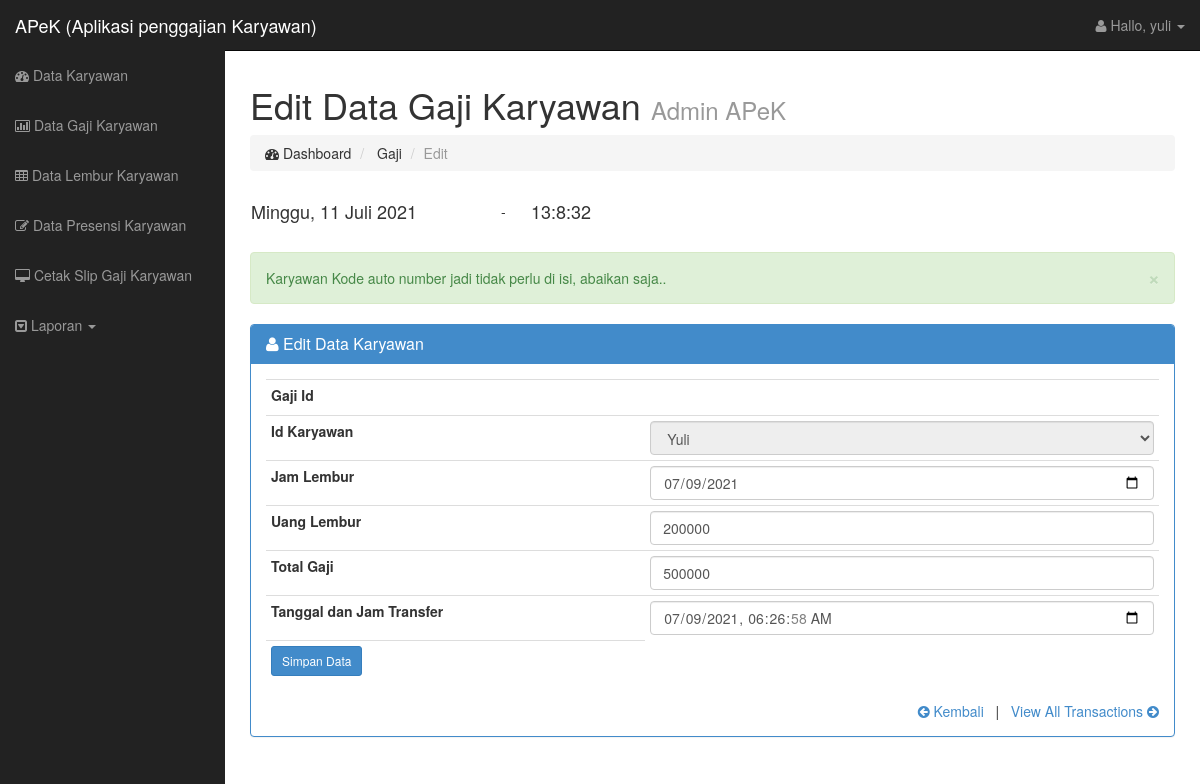
Screenshot of /users/layout.php?page=gEdit&id=1 (signed in) with the database file from the repository.
### tables this page shows
CREATE TABLE IF NOT EXISTS `tbl_gaji` (
  `gaji_id` int NOT NULL AUTO_INCREMENT,
  `kode_kar` int DEFAULT NULL,
  `jam_lembur` date DEFAULT NULL,
  `uang_lembur` double DEFAULT NULL,
  `total_gaji` double DEFAULT NULL,
  `bulan_transfer` char(15) DEFAULT NULL,
  `tgl_transfer` date DEFAULT NULL,
  `jam_transfer` time DEFAULT NULL,
  PRIMARY KEY (`gaji_id`),
  KEY `kode_kar` (`kode_kar`),
  CONSTRAINT `FK_tbl_gaji_tbl_karyawan` FOREIGN KEY (`kode_kar`) REFERENCES `tbl_karyawan` (`kode_kar`) ON DELETE CASCADE ON UPDATE CASCADE
);

### users/gajiEdit.php (the view, shortened to what this page needs)
<div class="col-lg-12">
    <h1>Edit Data Gaji Karyawan <small>Admin APeK</small></h1>
    <ol class="breadcrumb">
        <li><i class="fa fa-dashboard"></i> Dashboard</li>
        <li> Gaji</li>
        <li class="active">Edit</li>
    </ol>
    <table width="900">
        <tr>
            <td width="250"><div class="Tanggal"><h4><script language="JavaScript">document.write(tanggallengkap);</script></div></h4></td>
            <td align="left" width="30"> - </td>
            <td align="left" width="620"> <h4><div id="output" class="jam" ></div></h4></td>
        </tr>
    </table>
    <br />
    <div class="alert alert-success alert-dismissable">
        <button type="button" class="close" data-dismiss="alert" aria-hidden="true">&times;</button>
        Karyawan Kode auto number jadi tidak perlu di isi, abaikan saja..
    </div>
</div>
<div class="col-lg-12">
    <div class="panel panel-primary">
        <div class="panel-heading">
            <h3 class="panel-title"><i class="fa fa-user"></i> Edit Data Karyawan </h3>
        </div>
        <div class="panel-body">
            <div class="table-responsive">
                <?php
                    $sql = mysqli_query($con, "SELECT * FROM tbl_gaji WHERE gaji_id='$_GET[id]'");
                    $data  = mysqli_fetch_array($sql);
                ?>
                <form action="" method="post">
                    <table class="table table-condensed">
                        <tr>
                            <td><label for="gaji_id">Gaji Id</label></td>
                            <td><input type="hidden" class="form-control" name="gaji_id" id="gaji_id" value="<?php echo $data['gaji_id']?>" /></td>
                        </tr>
                        <tr>
                            <td><label for="kode_kar">Id Karyawan</label></td>
                            <td>
                                <select class="form-control" name="kode_kar" id="kode_kar" readonly>
                                    <?php
                                        $idKar = $data['kode_kar'];
                                        $sqlKar= mysqli_query($con,"SELECT * FROM tbl_karyawan where kode_kar='$idKar'");
                                        while($dataKar=mysqli_fetch_array($sqlKar)) {
                                            echo '<option value="'.$dataKar['kode_kar'].'">'.$dataKar['nama_kar'].'</option>';
                                        }
                                    ?>
                                </select>
                            </td>
                        </tr>
                        <tr>
                            <td><label for="jam_lembur">Jam Lembur</label></td>
                            <td><input type="date" class="form-control" name="jam_lembur" id="jam_lembur" value="<?php echo date('Y-m-d', strtotime($data['jam_lembur']));?>" autofocus="on" onkeyup="hitung_gaji()" onkeydown="hitung_gaji()" onchange="hitung_gaji()" required/></td>
                        </tr>
                            <td><label for="uang_lembur">Uang Lembur</label></td>
                            <td><input type="number" step=0.01 class="form-control" name="uang_lembur" id="uang_lembur" value="<?php echo $data['uang_lembur']?>" required /></td>
                        <tr>
                            <td><label for="total_gaji">Total Gaji</label></td>
                            <td><input name="total_gaji" type="text" class="form-control" id="total_gaji" value="<?php echo $data['total_gaji']?>" required/></td>
                        </tr>
                        <tr>
                            <td><label for="tgl_transfer">Tanggal dan Jam Transfer</label></td>
                            <td><input type="datetime-local" class="form-control" name="tgl_transfer" id="tgl_transfer" value="<?php echo$data['tgl_transfer'].'T'.$data['jam_transfer'] ?>"/></td>
                        </tr>
                        <tr>
                            <td><button class="btn btn-sm btn-primary" type="submit" name="submit">Simpan Data</button></td>
                        </tr>
                    </table>
                </form>
            </div>
            <div class="text-right">
                <a href="layout.php?page=i"  data-toggle="tooltip" class="tip-bottom" data-original-title="Tooltip Dibawah"><i class="fa fa-arrow-circle-left"></i> Kembali</a>
                    &nbsp; | &nbsp;
                <a href="#"  data-toggle="tooltip" class="tip-bottom" data-original-title="Tooltip Dibawah">View All Transactions <i class="fa fa-arrow-circle-right"></i></a>
            </div>
        </div>
    </div>
</div>

### assets/css/sb-admin.css (style rules this page uses)
body { margin-top: 50px; }

### rows the page displays
tbl_gaji: jam_lembur "07/09/2021", uang_lembur "200000", total_gaji "500000", tgl_transfer "07/09/2021 06:26:58"

### other values shown
$_SESSION['username'] "yuli"
form field kode_kar "Yuli"
